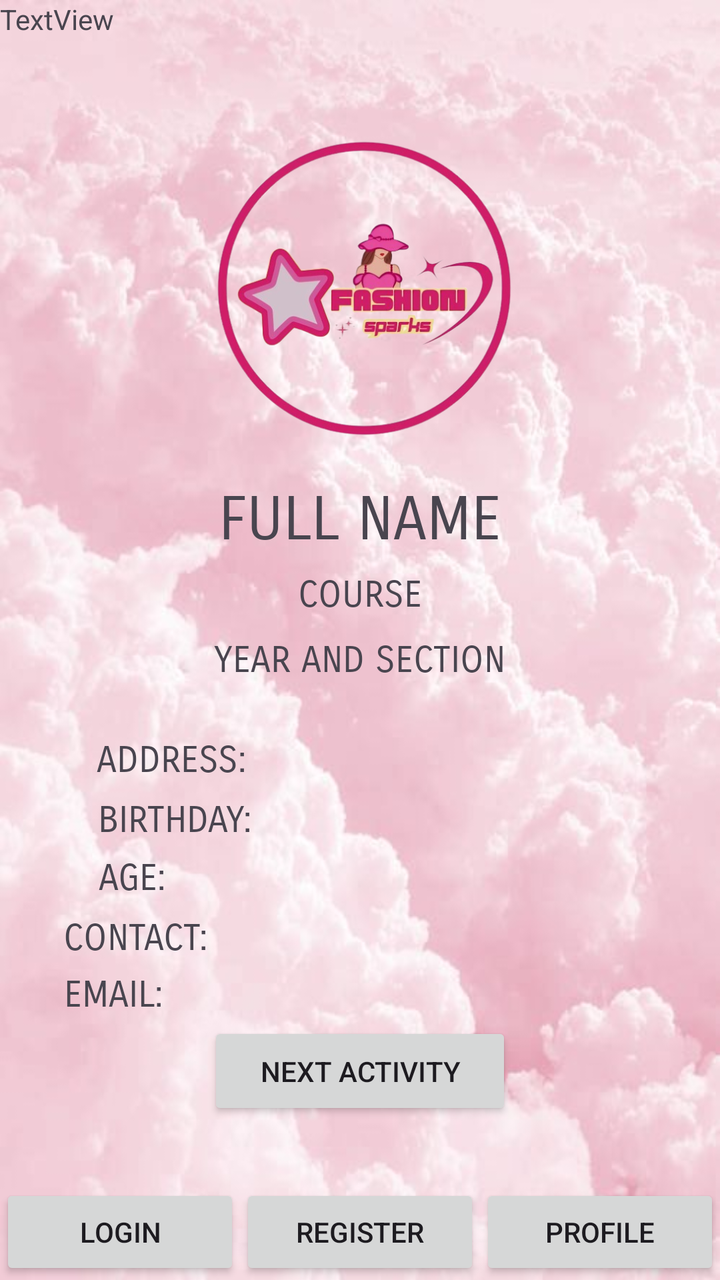
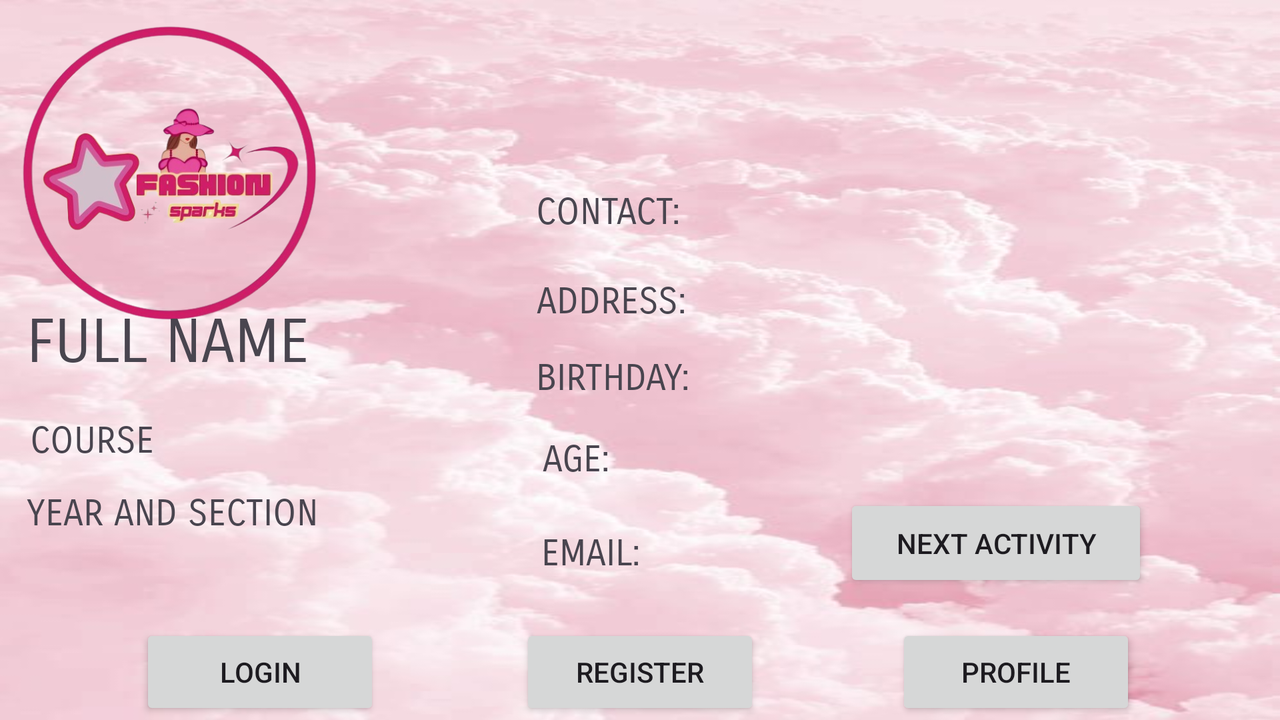

Compare how this app lays out the same screen by default and in its alternative resource folder. The renders come first, then the two layout files and the values they reference.
<!-- AndroidManifest.xml: application theme Theme.Activity_CC106_real -->
<!-- res/layout/activity_main.xml -->
<?xml version="1.0" encoding="utf-8"?>
<androidx.constraintlayout.widget.ConstraintLayout xmlns:android="http://schemas.android.com/apk/res/android"
    xmlns:app="http://schemas.android.com/apk/res-auto"
    xmlns:tools="http://schemas.android.com/tools"
    android:layout_width="match_parent"
    android:layout_height="match_parent"
    android:background="@drawable/girly"
    tools:context=".MainActivity">

    <TextView
        android:id="@+id/tv1"
        android:layout_width="wrap_content"
        android:layout_height="wrap_content"
        android:layout_centerInParent="true"
        android:text="TextView"
        tools:layout_editor_absoluteX="77dp"
        tools:layout_editor_absoluteY="16dp"/>

    <TextView
        android:id="@+id/textView2"
        android:layout_width="wrap_content"
        android:layout_height="wrap_content"
        android:layout_marginTop="120dp"
        android:fontFamily="sans-serif-smallcaps"
        android:text="ADDRESS:"
        android:textSize="18sp"
        app:layout_constraintBottom_toBottomOf="parent"
        app:layout_constraintEnd_toEndOf="parent"
        app:layout_constraintHorizontal_bias="0.17"
        app:layout_constraintStart_toStartOf="parent"
        app:layout_constraintTop_toTopOf="parent" />

    <TextView
        android:id="@+id/textView2"
        android:layout_width="wrap_content"
        android:layout_height="wrap_content"
        android:layout_marginTop="180dp"
        android:fontFamily="sans-serif-smallcaps"
        android:text="BIRTHDAY:"
        android:textSize="18sp"
        app:layout_constraintBottom_toBottomOf="parent"
        app:layout_constraintEnd_toEndOf="parent"
        app:layout_constraintHorizontal_bias="0.173"
        app:layout_constraintStart_toStartOf="parent"
        app:layout_constraintTop_toTopOf="parent" />

    <TextView
        android:id="@+id/textView2"
        android:layout_width="wrap_content"
        android:layout_height="wrap_content"
        android:layout_marginTop="240dp"
        android:fontFamily="sans-serif-smallcaps"
        android:text="AGE:"
        android:textSize="18sp"
        app:layout_constraintBottom_toBottomOf="parent"
        app:layout_constraintEnd_toEndOf="parent"
        app:layout_constraintHorizontal_bias="0.151"
        app:layout_constraintStart_toStartOf="parent"
        app:layout_constraintTop_toTopOf="parent"
        app:layout_constraintVertical_bias="0.498" />

    <TextView
        android:id="@+id/textView2"
        android:layout_width="wrap_content"
        android:layout_height="wrap_content"
        android:layout_marginTop="298dp"
        android:layout_marginEnd="225dp"
        android:fontFamily="sans-serif-smallcaps"
        android:text="CONTACT:"
        android:textSize="18sp"
        app:layout_constraintBottom_toBottomOf="parent"
        app:layout_constraintEnd_toEndOf="parent"
        app:layout_constraintStart_toStartOf="parent"
        app:layout_constraintTop_toTopOf="parent" />

    <TextView
        android:id="@+id/textView2"
        android:layout_width="wrap_content"
        android:layout_height="wrap_content"
        android:layout_marginTop="355dp"
        android:layout_marginEnd="247dp"
        android:fontFamily="sans-serif-smallcaps"
        android:text="EMAIL:"
        android:textSize="18sp"
        app:layout_constraintBottom_toBottomOf="parent"
        app:layout_constraintEnd_toEndOf="parent"
        app:layout_constraintStart_toStartOf="parent"
        app:layout_constraintTop_toTopOf="parent" />

    <ImageView
        android:id="@+id/imageView2"
        android:layout_width="165dp"
        android:layout_height="175dp"
        android:layout_marginBottom="350dp"
        app:layout_constraintBottom_toBottomOf="parent"
        app:layout_constraintEnd_toEndOf="parent"
        app:layout_constraintStart_toStartOf="parent"
        app:layout_constraintTop_toTopOf="parent"
        app:srcCompat="@drawable/threeb" />

    <TextView
        android:id="@+id/textView"
        android:layout_width="wrap_content"
        android:layout_height="wrap_content"
        android:layout_marginBottom="120dp"
        android:fontFamily="sans-serif-smallcaps"
        android:text="FULL NAME"
        android:textSize="30sp"
        app:layout_constraintBottom_toBottomOf="parent"
        app:layout_constraintEnd_toEndOf="parent"
        app:layout_constraintStart_toStartOf="parent"
        app:layout_constraintTop_toTopOf="parent" />

    <TextView
        android:id="@+id/textView2"
        android:layout_width="wrap_content"
        android:layout_height="wrap_content"
        android:layout_marginBottom="45dp"
        android:fontFamily="sans-serif-smallcaps"
        android:text="COURSE"
        android:textSize="18sp"
        app:layout_constraintBottom_toBottomOf="parent"
        app:layout_constraintEnd_toEndOf="parent"
        app:layout_constraintStart_toStartOf="parent"
        app:layout_constraintTop_toTopOf="parent" />

    <TextView
        android:id="@+id/textView2"
        android:layout_width="wrap_content"
        android:layout_height="wrap_content"
        android:layout_marginTop="20dp"
        android:fontFamily="sans-serif-smallcaps"
        android:text="YEAR AND SECTION"
        android:textSize="18sp"
        app:layout_constraintBottom_toBottomOf="parent"
        app:layout_constraintEnd_toEndOf="parent"
        app:layout_constraintStart_toStartOf="parent"
        app:layout_constraintTop_toTopOf="parent" />

    <Button
        android:id="@+id/btn1"
        android:layout_width="120dp"
        android:layout_height="wrap_content"
        android:text="LOGIN"
        app:layout_constraintBottom_toBottomOf="parent"
        app:layout_constraintEnd_toStartOf="@+id/btnRegister"
        app:layout_constraintStart_toStartOf="parent" />

    <Button
        android:id="@+id/btnRegister"
        android:layout_width="120dp"
        android:layout_height="wrap_content"
        android:text="REGISTER"
        app:layout_constraintBottom_toBottomOf="parent"
        app:layout_constraintEnd_toStartOf="@+id/btnProfile"
        app:layout_constraintStart_toEndOf="@+id/btn1" />

    <Button
        android:id="@+id/btnProfile"
        android:layout_width="120dp"
        android:layout_height="wrap_content"
        android:text="PROFILE"
        app:layout_constraintBottom_toBottomOf="parent"
        app:layout_constraintEnd_toEndOf="parent"
        app:layout_constraintStart_toEndOf="@+id/btnRegister" />

    <Button
        android:id="@+id/buttonNext"
        android:layout_width="152dp"
        android:layout_height="49dp"
        android:layout_marginBottom="32dp"
        android:ems="10"
        android:onClick="goToNextActivity"
        android:text="Next Activity"
        app:layout_constraintBottom_toTopOf="@+id/btn1"
        app:layout_constraintEnd_toEndOf="parent"
        app:layout_constraintStart_toStartOf="parent" />



</androidx.constraintlayout.widget.ConstraintLayout>
<!-- resources referenced by this layout -->
<resources>
  <!-- drawable girly: jpg bitmap (drawable, 30250 bytes) -->
  <!-- drawable threeb: png bitmap (drawable, 152924 bytes) -->
  <style name="Theme.Activity_CC106_real" parent="Base.Theme.Activity_CC106_real" />
  <style name="Base.Theme.Activity_CC106_real" parent="Theme.Material3.DayNight.NoActionBar">
          
          
      </style>
</resources>
<!-- res/layout-land/activity_main.xml (the author's variant of the layout above) -->
<!-- drawn on the phone turned sideways -->
<?xml version="1.0" encoding="utf-8"?>
<androidx.constraintlayout.widget.ConstraintLayout xmlns:android="http://schemas.android.com/apk/res/android"
    xmlns:app="http://schemas.android.com/apk/res-auto"
    xmlns:tools="http://schemas.android.com/tools"
    android:layout_width="match_parent"
    android:layout_height="match_parent"
    android:background="@drawable/girly"
    tools:context=".MainActivity">

    <TextView
        android:id="@+id/textView2"
        android:layout_width="wrap_content"
        android:layout_height="wrap_content"
        android:layout_marginTop="140dp"
        android:fontFamily="sans-serif-smallcaps"
        android:text="ADDRESS:"
        android:textSize="18sp"
        app:layout_constraintBottom_toBottomOf="parent"
        app:layout_constraintEnd_toEndOf="parent"
        app:layout_constraintHorizontal_bias="0.475"
        app:layout_constraintStart_toStartOf="parent"
        app:layout_constraintTop_toTopOf="parent"
        app:layout_constraintVertical_bias="0.0" />

    <TextView
        android:id="@+id/textView2"
        android:layout_width="wrap_content"
        android:layout_height="wrap_content"
        android:layout_marginTop="170dp"
        android:fontFamily="sans-serif-smallcaps"
        android:text="BIRTHDAY:"
        android:textSize="18sp"
        app:layout_constraintBottom_toBottomOf="parent"
        app:layout_constraintEnd_toEndOf="parent"
        app:layout_constraintHorizontal_bias="0.476"
        app:layout_constraintStart_toStartOf="parent"
        app:layout_constraintTop_toTopOf="parent"
        app:layout_constraintVertical_bias="0.05" />

    <TextView
        android:id="@+id/textView2"
        android:layout_width="wrap_content"
        android:layout_height="wrap_content"
        android:layout_marginTop="207dp"
        android:fontFamily="sans-serif-smallcaps"
        android:text="AGE:"
        android:textSize="18sp"
        app:layout_constraintBottom_toBottomOf="parent"
        app:layout_constraintEnd_toEndOf="parent"
        app:layout_constraintHorizontal_bias="0.447"
        app:layout_constraintStart_toStartOf="parent"
        app:layout_constraintTop_toTopOf="parent"
        app:layout_constraintVertical_bias="0.091" />

    <TextView
        android:id="@+id/textView2"
        android:layout_width="wrap_content"
        android:layout_height="wrap_content"
        android:layout_marginTop="80dp"
        android:fontFamily="sans-serif-smallcaps"
        android:text="CONTACT:"
        android:textSize="18sp"
        app:layout_constraintBottom_toBottomOf="parent"
        app:layout_constraintEnd_toEndOf="parent"
        app:layout_constraintHorizontal_bias="0.472"
        app:layout_constraintStart_toStartOf="parent"
        app:layout_constraintTop_toTopOf="parent"
        app:layout_constraintVertical_bias="0.059" />

    <TextView
        android:id="@+id/textView2"
        android:layout_width="wrap_content"
        android:layout_height="wrap_content"
        android:layout_marginTop="266dp"
        android:fontFamily="sans-serif-smallcaps"
        android:text="EMAIL:"
        android:textSize="18sp"
        app:layout_constraintBottom_toBottomOf="parent"
        app:layout_constraintEnd_toEndOf="parent"
        app:layout_constraintHorizontal_bias="0.458"
        app:layout_constraintStart_toStartOf="parent"
        app:layout_constraintTop_toTopOf="parent"
        app:layout_constraintVertical_bias="0.0" />

    <ImageView
        android:id="@+id/imageView2"
        android:layout_width="165dp"
        android:layout_height="175dp"
        android:layout_marginBottom="350dp"
        app:layout_constraintBottom_toBottomOf="parent"
        app:layout_constraintEnd_toEndOf="parent"
        app:layout_constraintHorizontal_bias="0.001"
        app:layout_constraintStart_toStartOf="parent"
        app:layout_constraintTop_toTopOf="parent"
        app:layout_constraintVertical_bias="0.0"
        app:srcCompat="@drawable/threeb" />

    <TextView
        android:id="@+id/textView"
        android:layout_width="wrap_content"
        android:layout_height="wrap_content"
        android:layout_marginBottom="120dp"
        android:fontFamily="sans-serif-smallcaps"
        android:text="FULL NAME"
        android:textSize="30sp"
        app:layout_constraintBottom_toBottomOf="parent"
        app:layout_constraintEnd_toEndOf="parent"
        app:layout_constraintHorizontal_bias="0.027"
        app:layout_constraintStart_toStartOf="parent"
        app:layout_constraintTop_toTopOf="parent"
        app:layout_constraintVertical_bias="0.752" />

    <TextView
        android:id="@+id/textView2"
        android:layout_width="wrap_content"
        android:layout_height="wrap_content"
        android:layout_marginStart="10dp"
        android:layout_marginBottom="45dp"
        android:fontFamily="sans-serif-smallcaps"
        android:text="COURSE"
        android:textSize="18sp"
        app:layout_constraintBottom_toBottomOf="parent"
        app:layout_constraintEnd_toEndOf="parent"
        app:layout_constraintHorizontal_bias="0.009"
        app:layout_constraintStart_toStartOf="parent"
        app:layout_constraintTop_toTopOf="parent"
        app:layout_constraintVertical_bias="0.715" />

    <TextView
        android:id="@+id/textView2"
        android:layout_width="wrap_content"
        android:layout_height="wrap_content"
        android:layout_marginTop="20dp"
        android:fontFamily="sans-serif-smallcaps"
        android:text="YEAR AND SECTION"
        android:textSize="18sp"
        app:layout_constraintBottom_toBottomOf="parent"
        app:layout_constraintEnd_toEndOf="parent"
        app:layout_constraintHorizontal_bias="0.027"
        app:layout_constraintStart_toStartOf="parent"
        app:layout_constraintTop_toTopOf="parent"
        app:layout_constraintVertical_bias="0.71" />

    <Button
        android:id="@+id/btn1"
        android:layout_width="120dp"
        android:layout_height="wrap_content"
        android:text="LOGIN"
        app:layout_constraintBottom_toBottomOf="parent"
        app:layout_constraintEnd_toStartOf="@+id/btnRegister"
        app:layout_constraintStart_toStartOf="parent" />

    <Button
        android:id="@+id/btnRegister"
        android:layout_width="120dp"
        android:layout_height="wrap_content"
        android:text="REGISTER"
        app:layout_constraintBottom_toBottomOf="parent"
        app:layout_constraintEnd_toEndOf="parent"
        app:layout_constraintStart_toStartOf="parent" />

    <Button
        android:id="@+id/btnProfile"
        android:layout_width="120dp"
        android:layout_height="wrap_content"
        android:layout_marginEnd="4dp"
        android:text="PROFILE"
        app:layout_constraintBottom_toBottomOf="parent"
        app:layout_constraintEnd_toEndOf="parent"
        app:layout_constraintStart_toEndOf="@+id/btnRegister" />


    <Button
        android:id="@+id/buttonNext"
        android:layout_width="152dp"
        android:layout_height="49dp"
        android:layout_marginBottom="16dp"
        android:ems="10"
        android:onClick="goToNextActivity"
        android:text="Next Activity"
        app:layout_constraintBottom_toTopOf="@+id/btn1"
        app:layout_constraintEnd_toEndOf="parent"
        app:layout_constraintHorizontal_bias="0.865"
        app:layout_constraintStart_toStartOf="parent" />


</androidx.constraintlayout.widget.ConstraintLayout>
